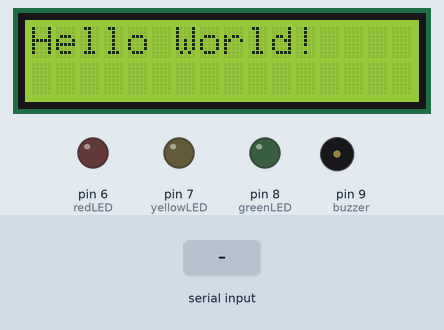
Simulated run of this sketch. Board: Arduino Uno, built with avr-gcc and run on an emulated ATmega328P. Parts: 16×2 character LCD, output pins drawn as LEDs (lit = HIGH), buzzer (waves = sounding). The inputs (shaded band) are chosen by the test bench. What the sketch prints to the serial monitor is not drawn.

Above: at 1.3 s.
1.4 s: "Y\n" received over Serial
At 2.2 s:
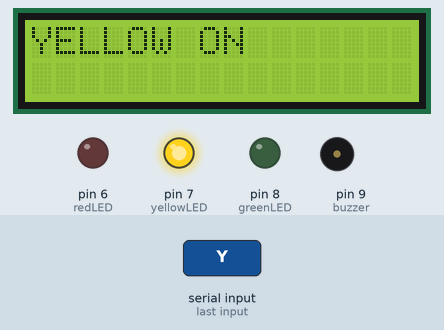
4.4 s: byte 82 ('R') received over Serial
At 6.8 s:
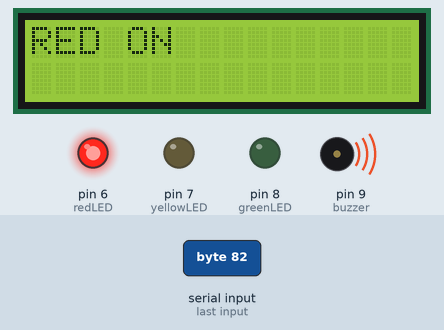
7.4 s: byte 71 ('G') received over Serial
At 8.6 s:
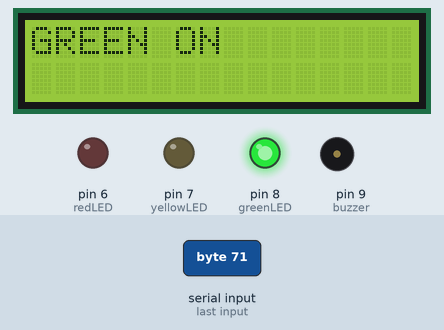
Timing chart, 0 to 15.1 s (numbered marks = the images above; inputs shaded):
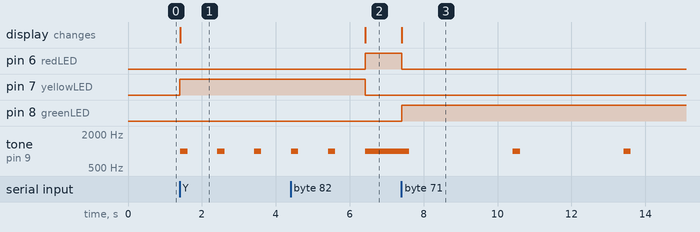

Measured:
- after the input at 1.4 s, pin 7 (yellowLED): LOW → HIGH at once; tone on pin 9 (buzzer): alternates 1000 Hz for 0.20 s and silent for 0.80 s, starting at once; the display: changes at once (image 1)
- after the input at 4.4 s, pin 6 (redLED): LOW → HIGH after 2.0 s; pin 7 (yellowLED): HIGH → LOW after 2.0 s; the display: changes after 2.0 s (image 2)
- after the input at 7.4 s, pin 6 (redLED): HIGH → LOW at once; pin 8 (greenLED): LOW → HIGH at once; tone on pin 9 (buzzer): alternates 1000 Hz for 0.20 s and silent for 2.8 s, starting after 0.21 s; the display: changes at once (image 3)

The sketch:

LCD_LED_Buzzer-Control.ino
```cpp
#include <Wire.h>
#include <LiquidCrystal_I2C.h>

// Define the Pin Node
LiquidCrystal_I2C lcd(0x27,16,2);

const int redLED = 6;
const int yellowLED = 7;
const int greenLED = 8;
const int buzzer = 9;


void setup() {
  // Initialize the LED and Buzzer to be ready for O/P
  Serial.begin(9600);
  lcd.init();
  lcd.backlight();
  lcd.setCursor(0, 0);
  pinMode(redLED, OUTPUT);
  pinMode(yellowLED, OUTPUT);
  pinMode(greenLED, OUTPUT);
  pinMode(buzzer, OUTPUT);

  lcd.begin(16, 2);
  lcd.clear();
  lcd.print("Hello World!");
}

void loop() {
  if(Serial.available() > 0){
    char input = Serial.read();
    if(input == '\n' || input == '\r') {
      return;
    }
    input = toupper(input);
    inputHandler(input);
  }
}

/* We deal with the functionalities of the program below */

void outputInitializer(){
  lcd.clear();
  digitalWrite(redLED, LOW);
  digitalWrite(yellowLED, LOW);
  digitalWrite(greenLED, LOW);
  noTone(buzzer);
}

void inputHandler(char input){
  outputInitializer();
  Serial.print("Input_char is "); Serial.println(input);

  switch (input) {
    case 'C':
      break;

    case 'R':
      digitalWrite(redLED, HIGH);
      lcd.print("RED ON");
      tone(buzzer, 1000);
      break;

    case 'Y':
      digitalWrite(yellowLED, HIGH);
      lcd.print("YELLOW ON");
      for (int i = 0; i < 5; i++){
        tone(buzzer, 1000, 200);
        delay(1000);
      }
      noTone(buzzer);
      break;

    case 'G':
      digitalWrite(greenLED, HIGH);
      lcd.print("GREEN ON");
      for (int i = 0; i < 5; i++) {
        tone(buzzer, 1000, 200);
        delay(3000);
      }
      noTone(buzzer);
      break;

    default:
      lcd.print("(422) Unprocessable Entity");
      break;
  }
}
```
